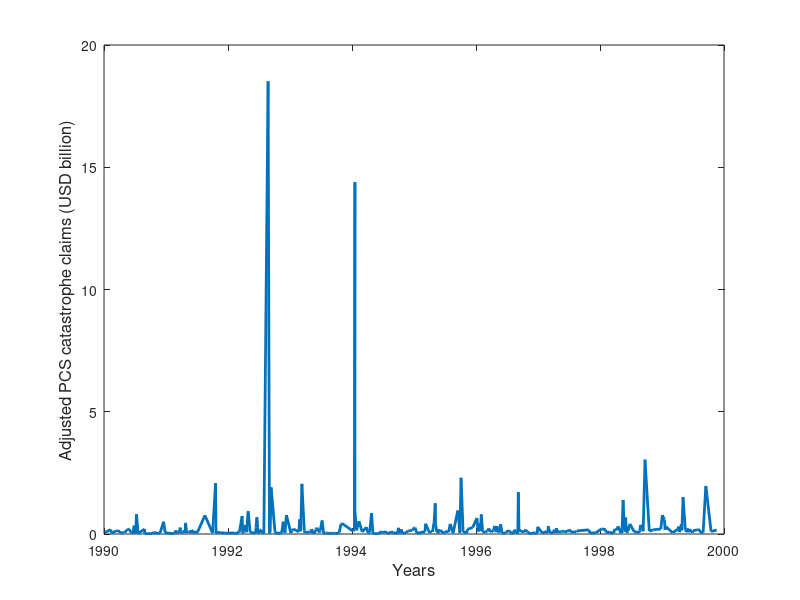

Here is the MATLAB script that generated this plot:
clear all
close all
clc
d= load('ncl.dat')
plot(1990+d(:,2),d(:,3)/1e9,'LineWidth',2)
xlabel('Years','fontsize',12)
ylabel('Adjusted PCS catastrophe claims (USD billion)','fontsize',12)
